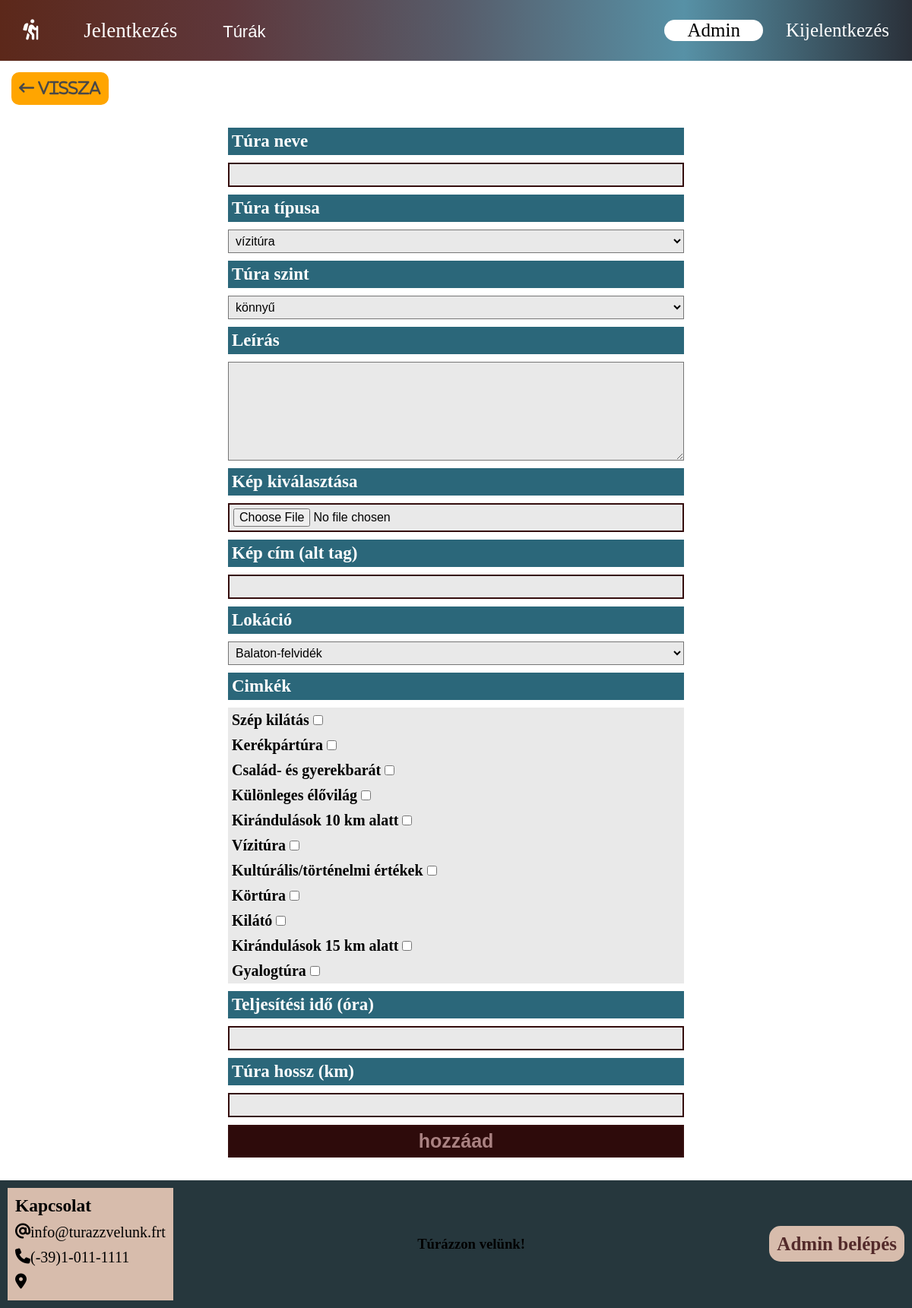
The page /newTour.php (signed in) on the database its author committed.
### tables this page shows
CREATE TABLE IF NOT EXISTS `tura_cimkek` (
  `id` int(11) NOT NULL AUTO_INCREMENT,
  `cimke_nev` varchar(45) NOT NULL,
  PRIMARY KEY (`id`)
);

### classes/newTour.classes.php (called while the page is built, shortened)
<?php
class NewTour extends DB
{
    public function selectTypes()
    {
        $sql = "SELECT id, tura_tipus FROM tura_tipusok";
        $stmt = $this->prepare($sql, "", []);
        $stmt->execute();
        if ($stmt->error !== "") {
            return $stmt->error;
        } else {
            $stmt->bind_result($id, $type);
            while ($stmt->fetch()) {
                $result[] = ['id'=> $id, 'tipus' => $type];
            }
            return $result;
        }
    }
    public function selectLevels()
    {
        $sql = "SELECT id, tura_szintek FROM tura_szintek";
        $stmt = $this->prepare($sql, "", []);
        $stmt->execute();
        if ($stmt->error !== "") {
            return $stmt->error;
        } else {
            $stmt->bind_result($id, $level);
            while ($stmt->fetch()) {
                $result[] = ['id'=> $id, 'szint' => $level];
            }
            return $result;
        }
    }
    public function selectLocations()
    {
        $sql = "SELECT id, lokacio FROM tura_helyszinek";
        $stmt = $this->prepare($sql, "", []);
        $stmt->execute();
        if ($stmt->error !== "") {
            return $stmt->error;
        } else {
            $stmt->bind_result($id, $location);
            while ($stmt->fetch()) {
                $result[] = ['id'=> $id, 'lokacio' => $location];
            }
            return $result;
        }
    }
    public function selectLabels()
    {
        $sql = "SELECT id, cimke_nev FROM tura_cimkek";
        $stmt = $this->prepare($sql, "", []);
        $stmt->execute();
        if ($stmt->error !== "") {
            return $stmt->error;
        } else {
            $stmt->bind_result($id, $label);
            while ($stmt->fetch()) {
                $result[] = ['id'=> $id, 'cimke' => $label];
            }
            return $result;
        }
    }
}

### sql/DB.php (called while the page is built, shortened)
<?php
class DB {
    protected $mysql;
    public function getConnect()
    {
        if($this->mysql !== NULL) {
            return $this->mysql;
        } else {
            $this->mysql = new mysqli('localhost', 'root','', 'tura');
            return $this->mysql;
        }
    }
    protected function prepare($sql, $types, $data)
    {
        $stmt = $this->mysql->prepare($sql);
        return $stmt;
    }
}

### includes/newTour.inc.php (called while the page is built, shortened)
<?php
require_once('sql/DB.php');
require_once('classes/newTour.classes.php');
$data = new NewTour();
if($data->getConnect()) {
    $lokacio = $data->selectLocations();
    $szint = $data->selectLevels();
    $tipus = $data->selectTypes();
    $cimke = $data->selectLabels();
}

### classes/nav.classes.php (called while the page is built, shortened)
<?php
class Nav extends DB
{
    public function selectLocations()
    {
        $sql = "SELECT tura_helyszinek.id, tura_helyszinek.lokacio FROM tura_helyszinek";
        $stmt = $this->prepare($sql, "", []);
        $stmt->execute();
        if ($stmt->error !== "") {
            return $stmt->error;
        } else {
            $stmt->bind_result($id, $name);
            while ($stmt->fetch()) {
                $box[] =['helyszinId'=>$id, 'helyszinNev'=>$name];
            }
            return $box;
        }
    }
}

### includes/nav.inc.php (called while the page is built)
<?php
require_once('sql/DB.php');
require_once('classes/nav.classes.php');
$nav = new Nav();
if($nav->getConnect()) {
    $locations = $nav->selectLocations();
}

### classes/admindAut.classes.php (called while the page is built, shortened)
<?php
class AdminAut extends DB
{
    public function selectAdmin() {
        $sql = "SELECT admin_uid FROM admin";
        $stmt = $this->prepare($sql, "", []);
        $stmt->execute();
        if ($stmt->error !== "") {
            return $stmt->error;
        } else {
            $stmt->bind_result($adminUid);
            while ($stmt->fetch()) {
                $result[]= $adminUid;
            }
            return $result;
        }
    }
}

### includes/adminAut.inc.php (called while the page is built, shortened)
<?php
require_once('sql/DB.php');
require_once('classes/admindAut.classes.php');
$adminAut = new AdminAut();
$admin = $adminAut->selectAdmin();

### newTour.php (the view, shortened to what this page needs)
<?php
require_once('includes/adminAut.inc.php');
?>
<!DOCTYPE html>
<html lang="hu">
<head>
    <link rel="stylesheet" href="assets/styles.css">
</head>
<body>
<?php
require_once('templates/nav.php');
require_once('includes/newTour.inc.php');
?>
<div class="back-button">
    <button><a href="admin.php"><i class="fa-solid fa-arrow-left-long"> Vissza</i></a></button>
</div>
<div class="div-newTour">
    <form method="post" action="<?php echo $_SERVER['PHP_SELF'] ?>" enctype="multipart/form-data" class="newTour">
        <label for="turaNev">Túra neve</label>
        <input type="text" name="turaNev">
        <label for="turaTipus">Túra típusa</label>
        <select name="turaTipus">
            <?php foreach ($tipus as $key) : ?>
                <option value="<?php echo $key['id'] ?>"><?php echo $key['tipus'] ?></option>
            <?php endforeach ?>
        </select>
        <label for="turaSzint">Túra szint</label>
        <select name="turaSzint">
        <?php foreach ($szint as $key) : ?>
                <option value="<?php echo $key['id'] ?>"><?php echo $key['szint'] ?></option>
            <?php endforeach ?>
        </select>
        <label for="leiras">Leírás</label>
        <textarea  name="leiras" ></textarea>
        <label for="kepFile">Kép kiválasztása</label>
        <input type="file" name="kepFile">
        <label for="kepCim">Kép cím (alt tag)</label>
        <input type="text" name="kepCim">
        <label for="lokacio">Lokáció</label>
        <select name="lokacio">
        <?php foreach ($lokacio as $key) : ?>
                <option value="<?php echo $key['id'] ?>"><?php echo $key['lokacio'] ?></option>
            <?php endforeach ?>
        </select>
        <label for="cimke">Cimkék</label>
        <?php foreach ($cimke as $key) : ?>
            <label class="label checkbox" for="cimke[]" ><?php echo $key['cimke']?>
                <input type="checkbox" name="cimke[]" value="<?php echo $key['id'] ?>">
            </label>
        <?php endforeach ?>
        <label for="teljesitesIdo">Teljesítési idő (óra)</label>
        <input type="number" name="teljesitesIdo" min="1" max="50">
        <label for="turaHossz">Túra hossz (km)</label>
        <input type="number" name="turaHossz" min="1" max="100">
        <input type="submit" value="hozzáad" name="submit">
    </form>
</div>
<?php
require_once('templates/footer.php');
?>

### assets/styles.css (style rules this page uses)
* { margin: 0; padding: 0; box-sizing: border-box; }
body, html { width: 100%; height: 100%; }
.div-newTour { display: flex; flex-direction: column; margin: 20px 0; }
form.newTour { display: flex; flex-direction: column; width: 50%; margin: 0 auto; }
form.newTour label { font-size: 23px; color:white; background-color: #2b677a; margin: 10px 0; padding: 5px; font-weight: bold; }
form.newTour input { font-size: 16px; background-color: #e9e9e9; padding: 5px; border: 2px solid rgb(53, 14, 14); }
form.newTour .label { font-size: 20px; background-color: #e9e9e9; color: black; margin: 0; }
form.newTour select { font-size: 16px; background-color: #e9e9e9; padding: 5px; }
form.newTour textarea { font-size: 16px; background-color: #e9e9e9; padding: 5px; height: 130px; }
form.newTour input[type=submit] { font-size: 25px; background-color: #2e0b0b; color: rgb(170, 130, 130); font-weight: bold; padding: 5px; margin: 10px 0; cursor: pointer; }
.back-button { margin: 15px; }
.back-button button { padding: 10px; background-color: orange; border-radius: 10px; font-size: 20px; border: none; }
.back-button button a { color:rgb(72, 72, 72); }

### rows shown on the page
tura_cimkek: cimke_nev "Szép kilátás"
tura_cimkek: cimke_nev "Kerékpártúra"
tura_cimkek: cimke_nev "Család- és gyerekbarát"
tura_cimkek: cimke_nev "Különleges élővilág"
tura_cimkek: cimke_nev "Kirándulások 10 km alatt"
tura_cimkek: cimke_nev "Vízitúra"
tura_cimkek: cimke_nev "Kultúrális/történelmi értékek"
tura_cimkek: cimke_nev "Körtúra"
tura_cimkek: cimke_nev "Kilátó"
tura_cimkek: cimke_nev "Kirándulások 15 km alatt"
tura_cimkek: cimke_nev "Gyalogtúra"

### other values the page prints
$_SESSION["useruid"] "Admin"
form field turaTipus "vízitúra"
form field turaSzint "könnyű"
form field lokacio "Balaton-felvidék"
